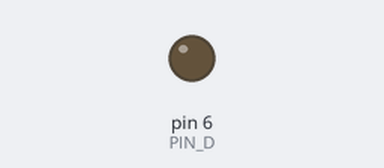
The sketch below on a simulated Arduino Uno, built with avr-gcc and run on an emulated ATmega328P. On the bench: output pins drawn as LEDs (lit = HIGH).

Above: at 0.05 s.
At 6.45 s:
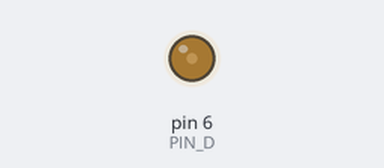
At 19.95 s:
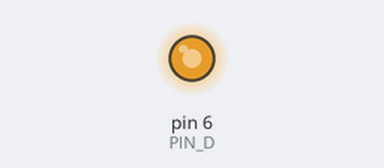
At 39.85 s:
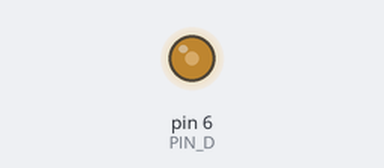
Timing chart, 0 to 40.0 s (numbered marks = the images above):
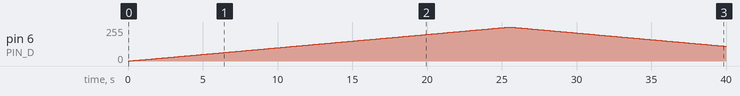

The sketch:

demo_pwm_v.ino
```cpp
int PIN_D=6;
int i=0;
void setup() {
  // put your setup code here, to run once:
  pinMode(PIN_D, OUTPUT);
}

void loop() {
  // put your main code here, to run repeatedly:
  for(;i<255;i++){
    analogWrite(PIN_D, i);
    delay(100);
  }
  for(;i>0;i--){
    analogWrite(PIN_D, i);
    delay(100);
  }
}
```

Measured:
- by itself, pin 6 (PIN_D): rises from 0/255 to 255/255 in 25.4 s, then falls to 111/255 in 14.4 s
